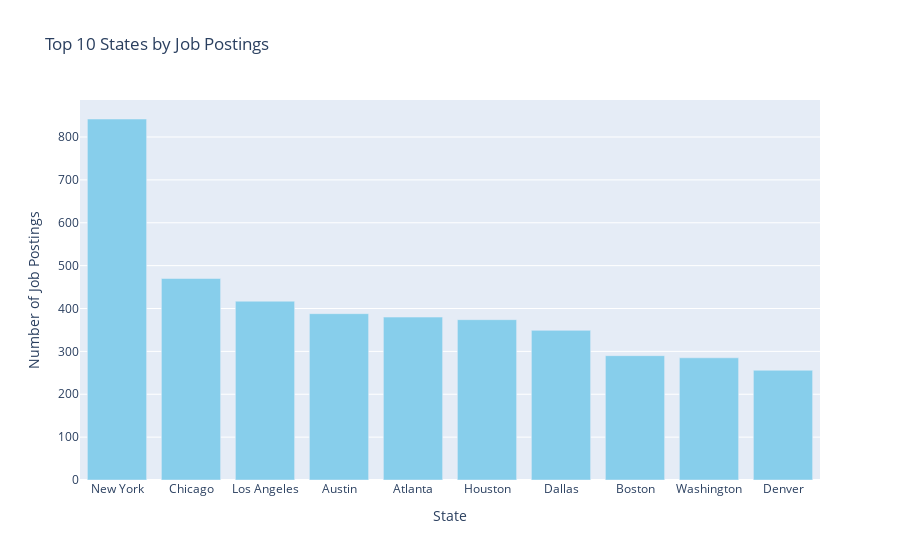

The cell this chart's notebook holds for it:
### Code cell
import pandas as pd
import plotly.express as px

# Assuming 'cleaned_data' is your DataFrame with the job postings

# Grouping data by 'Location' (assuming 'Location' contains states)
location_counts = cleaned_data['location'].value_counts().reset_index()
location_counts.columns = ['location', 'company']

# Selecting top 10 states
top_10_states = location_counts.head(10)

# Plotting an interactive bar chart for top 10 states
fig = px.bar(top_10_states, x='location', y='company', title='Top 10 States by Job Postings')
fig.update_traces(marker_color='skyblue')
fig.update_layout(xaxis_title='State', yaxis_title='Number of Job Postings')
fig.show()

### Figure 1 — Plotly figure (JSON) as saved in the notebook; plotly's stock layout.template omitted (floating-point values rounded to 4 significant figures)
{"data": [{"alignmentgroup": "True", "hovertemplate": "location=%{x}<br>company=%{y}<extra></extra>", "legendgroup": "", "marker": {"color": "skyblue", "pattern": {"shape": ""}}, "name": "", "offsetgroup": "", "orientation": "v", "showlegend": false, "textposition": "auto", "type": "bar", "x": ["New York", "Chicago", "Los Angeles", "Austin", "Atlanta", "Houston", "Dallas", "Boston", "Washington", "Denver"], "xaxis": "x", "y": [842, 470, 417, 388, 380, 374, 349, 290, 285, 256], "yaxis": "y"}], "layout": {"barmode": "relative", "legend": {"tracegroupgap": 0}, "title": {"text": "Top 10 States by Job Postings"}, "xaxis": {"anchor": "y", "domain": [0, 1], "title": {"text": "State"}}, "yaxis": {"anchor": "x", "domain": [0, 1], "title": {"text": "Number of Job Postings"}}}}
